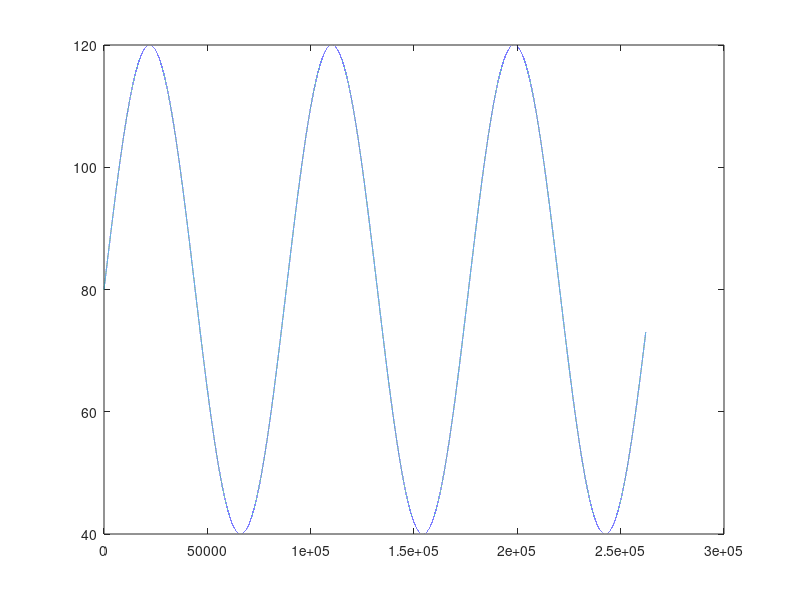

Reproduce this figure in MATLAB. (Note: this script raises an error after producing the figure.)
clear all;close all;clc

%%%%path definition
if (isunix || ismac)
    separator='/';
elseif ispc
    separator='\';
else
    warning('Computer unknown check path separators');
end

this_dir =['.',separator];
up_dir   =['..',separator];

mex_exec_path = [up_dir,'Mex',separator,'exec'];

addpath(mex_exec_path)

%%%%%%%%%%%%%%%%%%%%%%%%%%%%%%%%%

frame_len = 262144;
blow_state = zeros(1,frame_len);%[zeros(1,frame_len/4),ones(1,frame_len/2),zeros(1,frame_len/4)];
blow_amp = 1;
blow_rate = 0.8;
note_state = [zeros(1,frame_len/4),ones(1,frame_len/2),zeros(1,frame_len/4)];
note_on_freq = 440;
note_on_amp = 0.9;
cg_state = blow_state;
cg_num = 128;
cg_freq = 0.5;
cg_val = 40*sin(2*pi*mod(cg_freq/44100*(1:frame_len),1))+80;

figure('Name','Breath pressure')
plot(cg_val);


data_out = stk_debug(blow_state,blow_amp,blow_rate,note_state,note_on_freq,note_on_amp,cg_state,cg_num,cg_val,frame_len);

data_2_plot=data_out(1:frame_len);

figure('Name','Stk out');
hold on;
plot(data_2_plot);
plot(note_state);
hold off;

p=audioplayer(data_2_plot,44100);
play(p);
